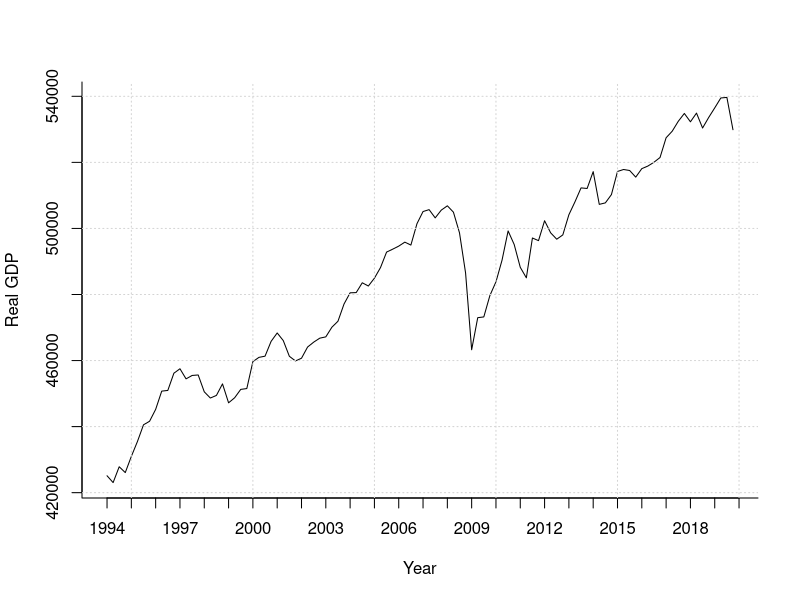
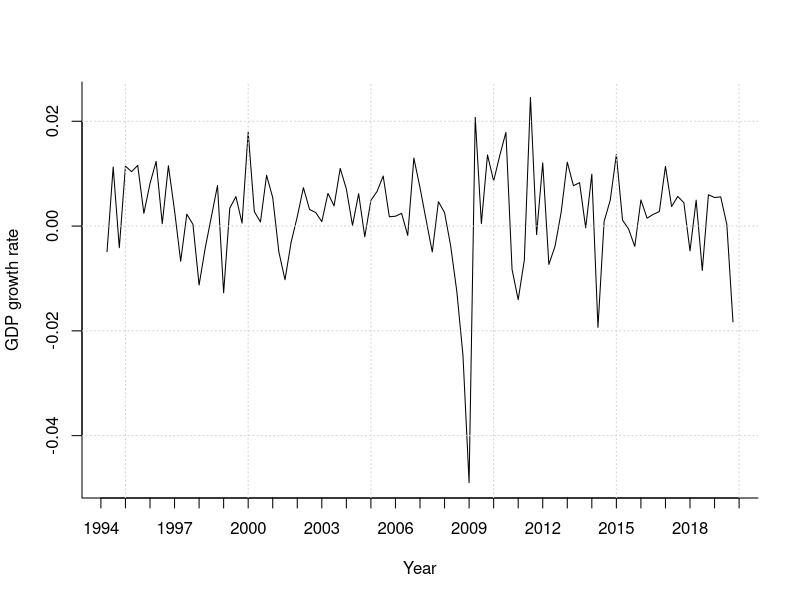
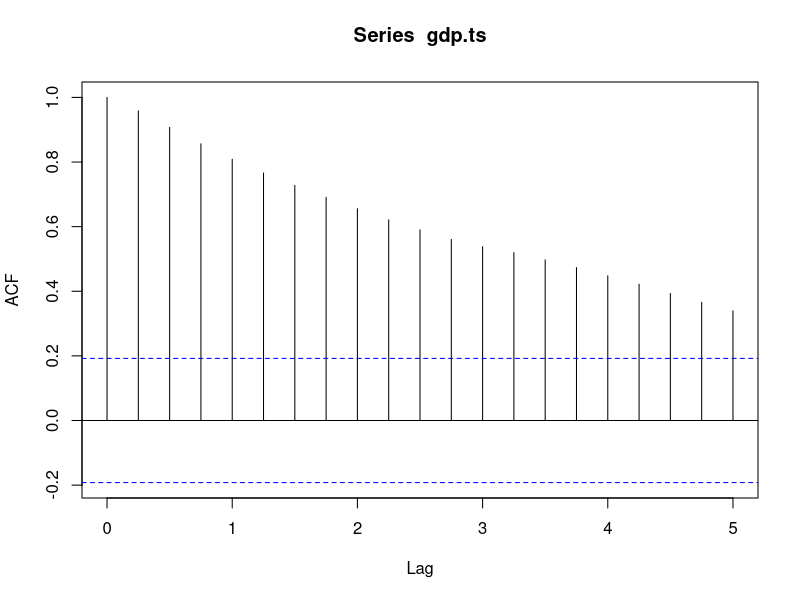
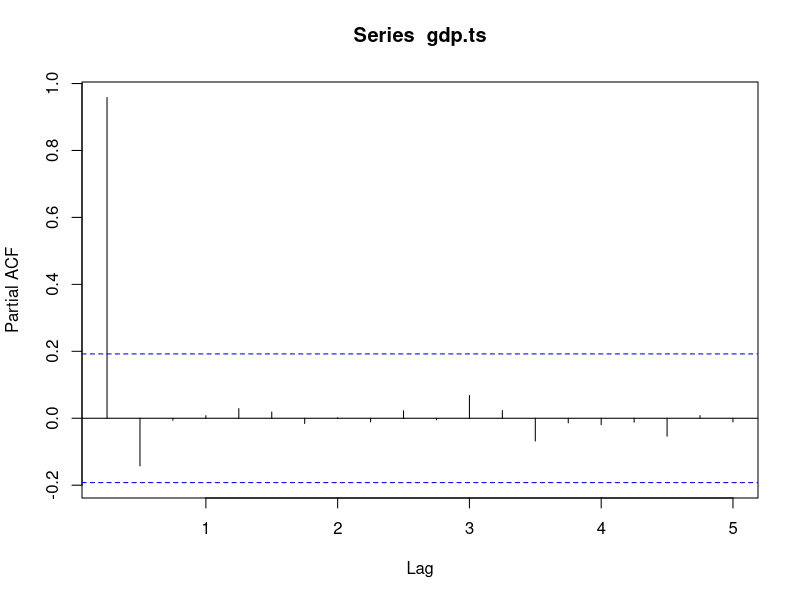
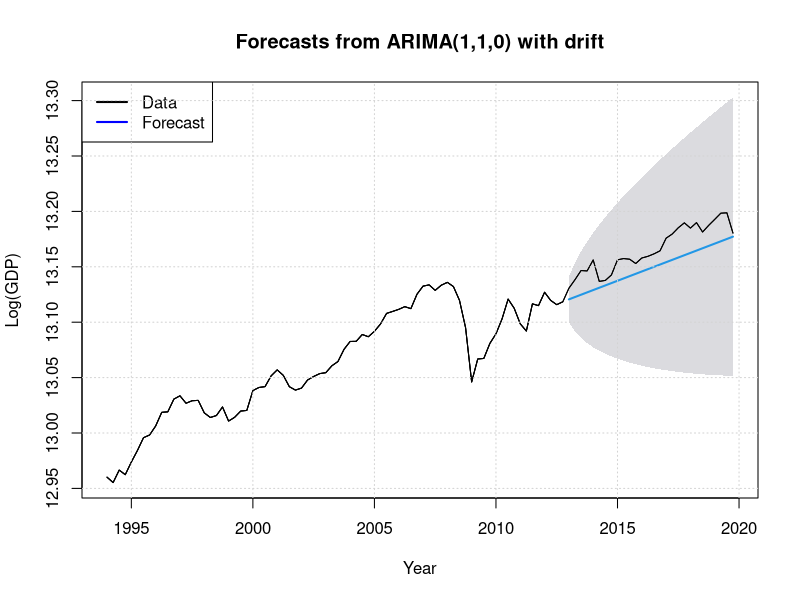
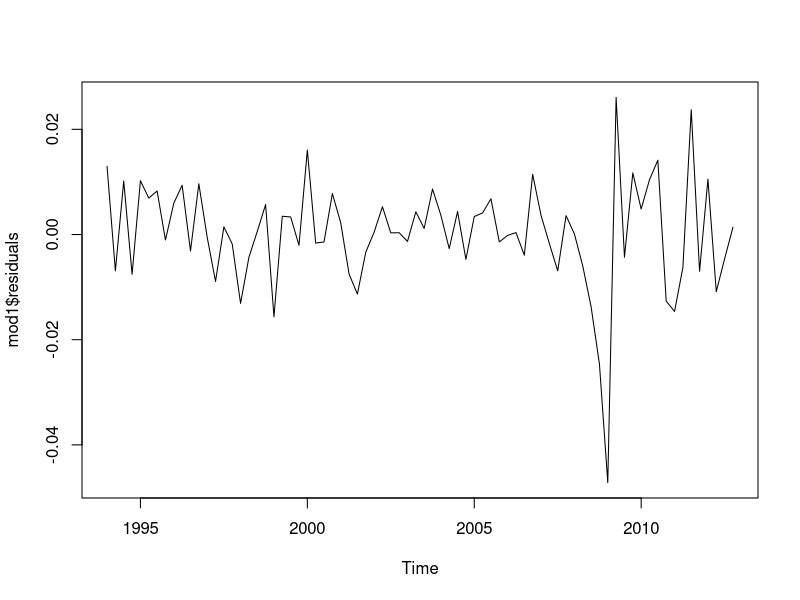
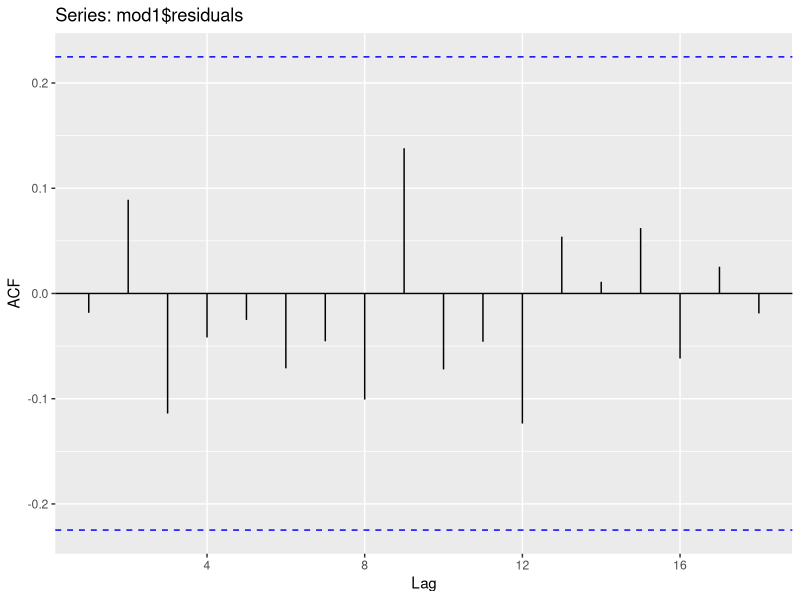
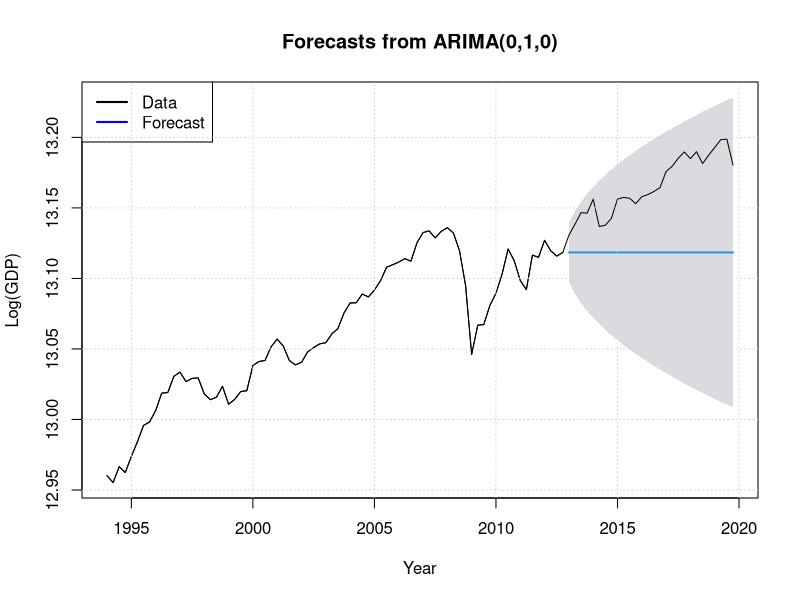

R code for these plots, in order:
library(forecast)
library(ggplot2)
library(urca)

#Import Data - Japan Real GDP, Quarterly Data, seasonaly adjusted
gdp <- read.csv('JPNRGDPEXP.csv')
#Turn the data into time series format
gdp.ts <- ts(gdp$JPNRGDPEXP,start=c(1994,1),freq=4)

#Simple Data Plot
plot(gdp.ts,  ylab = "Real GDP", xlab = "Year", bty = "l",xaxt="n")
axis(1, at = seq(1994, 2020, 1)) 
grid()

#Log Difference Plot
gdp.log <- log(gdp.ts)
gdp.ts.diff <- diff(gdp.log, lag=1)
plot(gdp.ts.diff,  ylab = "GDP growth rate", xlab = "Year", bty = "l",xaxt="n")
axis(1, at = seq(1994, 2020, 1)) 
grid()

#Look into ACF and PACF plots in order to gain better understannding of the data
acf(gdp.ts)
pacf(gdp.ts)

# DF Test for stationarity
# Use trend ADF test because there's a clear trend in the GDP data, "BIC" since the dataset is large
df.test <- ur.df(gdp.log,type="trend",selectlags="BIC")
print(summary(df.test))
sumStats <- summary(df.test)
#Third statistic since type = 'trend'
teststat <- sumStats@teststat[3]
# critical value at 5 percent
critical <- sumStats@cval[2]
teststat > critical

#Use data until 2012 as training set and the rest as validation set
gdp.train.ts <- window( gdp.log, start=c(1994,1),end=c(2012,4))
gdp.valid.ts <- window( gdp.log, start=c(2013,1))
# length of full data set
T <- length(gdp.log)
# length of training data set
T2 <- length(gdp.train.ts)

# Arima model with trend 
mod1 <- Arima(gdp.train.ts,order=c(1,1,0),include.constant = TRUE)
mod1.fcast <- forecast(mod1,h=T-T2,level=95)

#plot forecase
plot(mod1.fcast, xlab="Year",ylab="Log(GDP)")
lines(gdp.log)
lines(gdp.log,lwd=1)
legend(x="topleft",c("Data","Forecast"),col=c("black","blue"),lwd=2)
grid()

#residual diagnosis: uncorrelated
plot(mod1$residuals)
ggAcf(mod1$residuals)

# ARIMA(d=1) model, because 1994-2020 is a lonng time horizon, use bic here
mod2 <- auto.arima(gdp.train.ts,d=1,ic="bic",seasonal=FALSE)
mod2.fcast <- forecast(mod2,h=T-T2,level=95)
plot(mod2.fcast,xlab="Year",ylab="Log(GDP)")
lines(gdp.log)
legend(x="topleft",c("Data","Forecast"),col=c("black","blue"),lwd=2)
grid()

# Following the suggestion in peer review, add another double exponential filtering/ Holt model wtih trend as comparison with my arima model as well
ses <- ets(gdp.train.ts, model="AAN")
ses.pred <- forecast(ses, h=T-T2, level=95)
plot(ses.pred,xlab="Year",ylab="Log(GDP)")
lines(gdp.log)
legend(x="topleft",c("Data","Forecast"),col=c("black","blue"),lwd=2)
grid()

# Compare the accuracy of three models
accuracy(mod1.fcast,gdp.log)
accuracy(mod2.fcast,gdp.log)
accuracy(ses.pred,gdp.log)
# Conduct DM test to see if my model is a better model comparing with baseline Arima(0,1,0) & the Holt model
dm.test(residuals(mod1.fcast),residuals(ses.pred),alternative="less")
dm.test(residuals(mod1.fcast),residuals(mod2.fcast),alternative="less")

